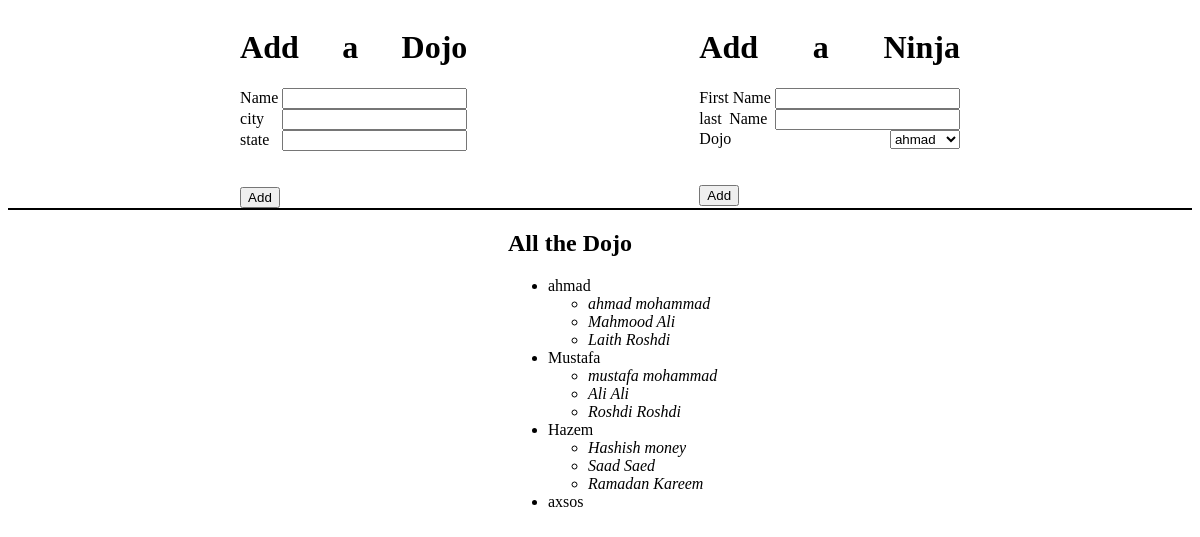
Before: / with the older database file.
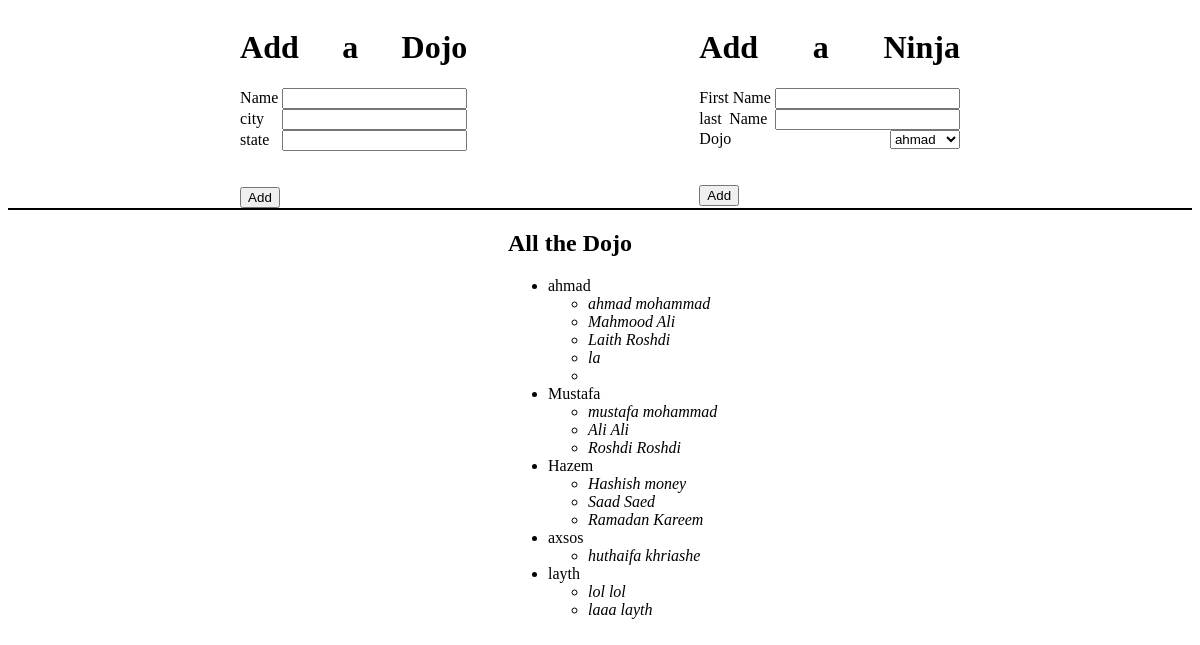
After: the same page with the newer database file.
### dojo_and_ninjas_app/models.py (models this page shows)
class dojo(models.Model):
    name = models.CharField(max_length=255)
    city = models.CharField(max_length=255)
    state = models.CharField(max_length=2)
    create_at = models.DateTimeField(auto_now_add=True)
    updated_at = models.DateTimeField(auto_now=True)
    desc = models.CharField(max_length=255)

class ninja(models.Model):
    dojo_id = models.ForeignKey(dojo, related_name='ninjas', on_delete= models.CASCADE)
    first_name = models.CharField(max_length=255)
    last_name = models.CharField(max_length=255)
    create_at = models.DateTimeField(auto_now_add=True)
    updated_at = models.DateTimeField(auto_now=True)

### dojo_and_ninjas_app/views.py (the view)
# urls.py: path('', views.index),
def index(request):
    context = {
        "dojos": dojo.objects.all(),
    }
    return render(request , 'index.html',context)

### dojo_and_ninjas_app/templates/index.html (shortened to what this page needs)
<!DOCTYPE html>
<html lang="en">
<head>
</head>
<body>
    <div class="head">
        <div class="form1">
            <h1>Add a Dojo</h1>
            <form action="show" method="POST">
                <label for="text">Name</label>
                <input type="text" name="name"><br>
                <label for="text">city</label>
                <input type="text" name="city"><br>
                <label for="text">state</label>
                <input type="text" name="state"><br><br><br>
                <input type="submit" value="Add">
            </form>
        </div>
        <div class="form2">
            <h1>Add a Ninja</h1>
            <form action="show2" method="POST">
                <label for="text">First Name</label>
                <input type="text" name="first_name"><br>
                <label for="text">last Name</label>
                <input type="text" name="last_name"><br>
                <label for="text">Dojo</label>
                <select name="dojo_id">
                    {%for doj in dojos%}
                    <option value="{{doj.id}}">{{doj.name}}</option>
                    {% endfor %}
                </select><br><br><br>
                <input type="submit" value="Add">
            </form>
        </div>
    </div>
    <div class="lol"><h2>All the Dojo</h2>
    <ul>
        {%for doj in dojos%}
          <li>{{doj.name}}
            <ul>
                {%for nin in doj.ninjas.all %}
                <li><em>{{nin.first_name}}  {{nin.last_name}}</em></li>
              {% endfor %}
            </ul>
          </li>
        {% endfor %}
      </ul>
    </div>
</body>
</html>

### dojo_and_ninjas_app/templates/index.html (style rules this page uses)
.head { display: flex; justify-content: space-evenly; border-bottom: 2px solid black; }
h1 { text-align: center; }
.form1 { text-align-last: justify; }
.form2 { text-align-last: justify; }
.lol { margin-left: 500px; }

Changed rows visible on the page:
added ninja: first_name "la", shown under dojo "ahmad"
added ninja: first_name "huthaifa", last_name "khriashe", shown under dojo "axsos"
added dojo: name "layth"
added ninja: first_name "lol", last_name "lol", shown under "layth"
added ninja: first_name "laaa", last_name "layth"
